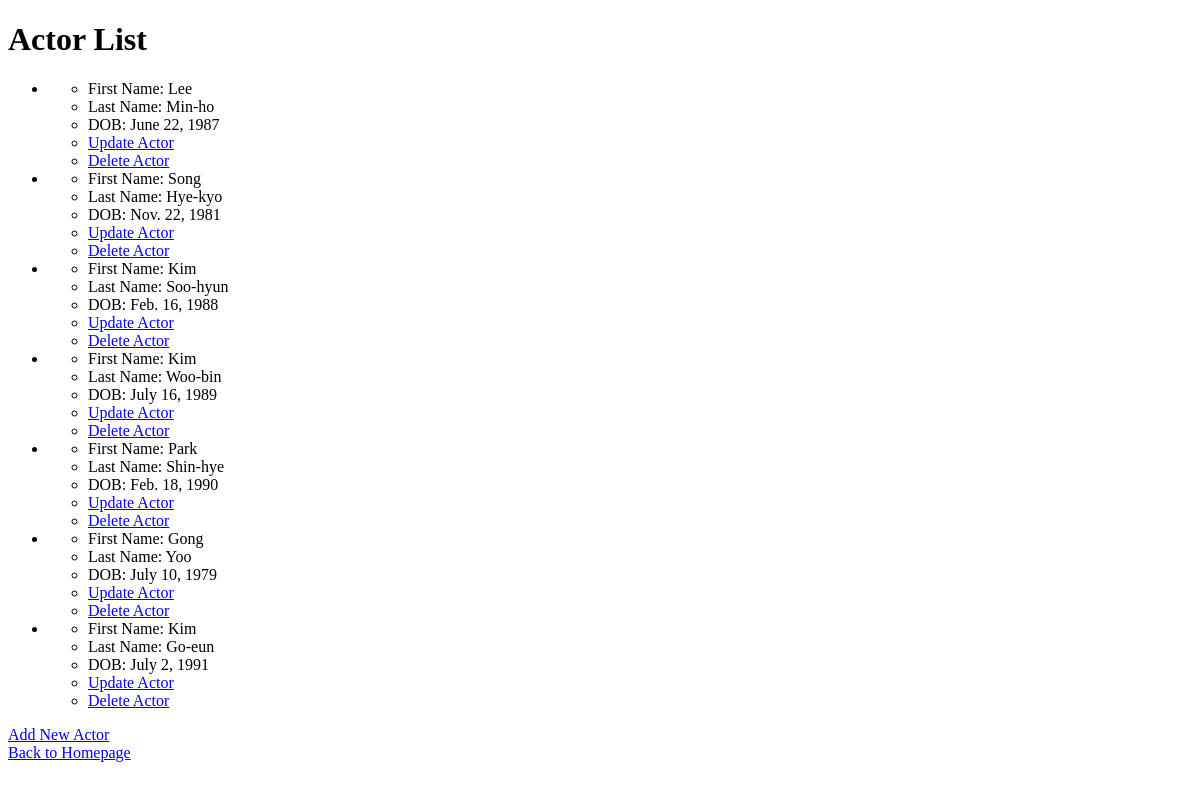
The app's page /drama/actors/, older data.
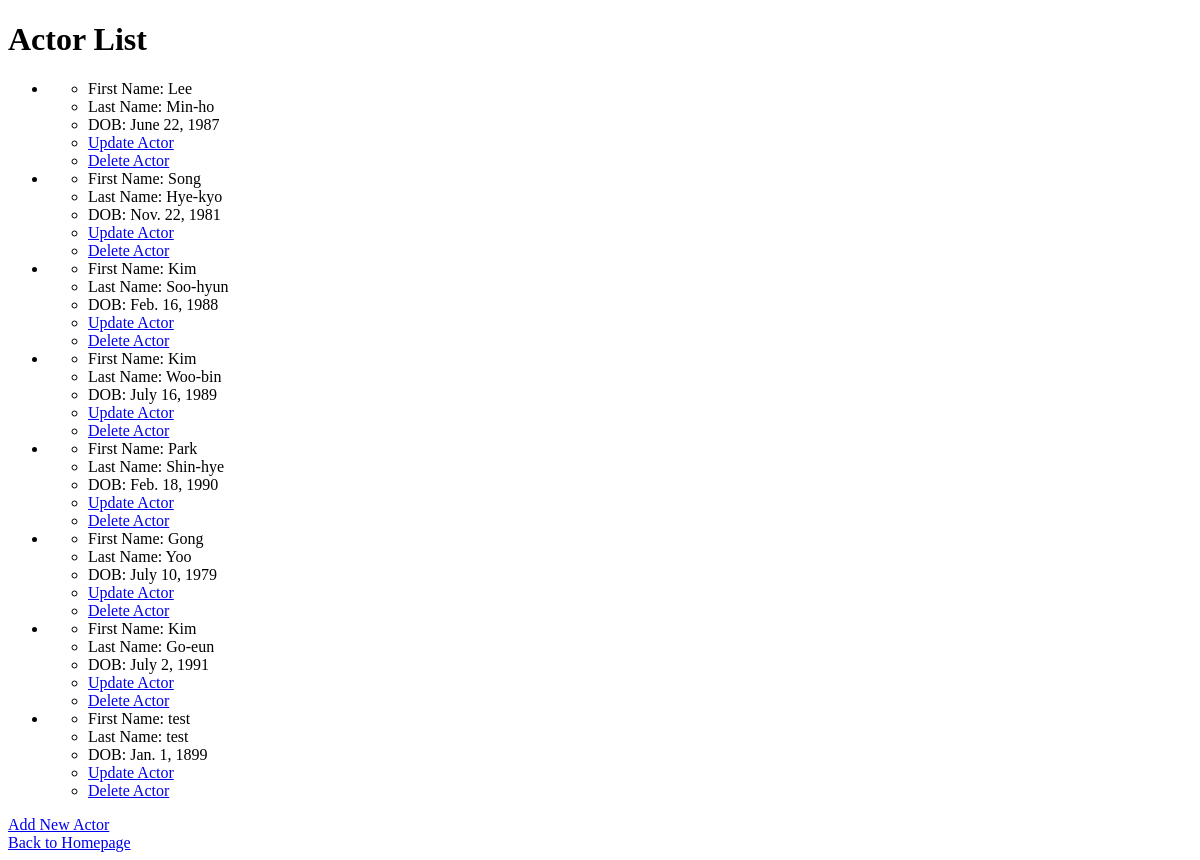
The same page, newer data.
### drama_app/models.py (models this page shows, shortened)
class Actor(models.Model):
    first_name = models.CharField(max_length=100)
    last_name = models.CharField(max_length=100)
    date_of_birth = models.DateField()

### drama_app/views.py (the view)
# urls.py: path('actors/', ActorList.as_view(), name='actor-list'),
class ActorList(View):
    def get(self,request):
        actors = Actor.objects.all()
        return render(request=request, template_name='actor_list.html',context={'actors':actors})

### drama_app/templates/actor_list.html (shortened to what this page needs)
<!DOCTYPE html>
<html>
<head>
</head>
<body>
    <h1>Actor List</h1>
    <ul>
        {% for actor in actors %}
        <li>
            <ul>
                <li>First Name: {{ actor.first_name }}</li>
                <li>Last Name: {{ actor.last_name }}</li>
                <li>DOB: {{ actor.date_of_birth }}</li>
                <li><a href="{% url 'actor-update' actor.id %}">Update Actor</a></li>
                <li><a href="{% url 'actor-delete' actor.id %}">Delete Actor</a></li>
            </ul>
        </li>
        {% endfor %}
    </ul>
    <a href="{% url 'actor-add' %}">Add New Actor</a>
    <br>
    <a href="{% url 'homepage' %}">Back to Homepage</a>
</body>
</html>

Row changes from the older to the newer data that the page shows:
added Actor: first_name "test", last_name "test", date_of_birth "Jan. 1, 1899"
